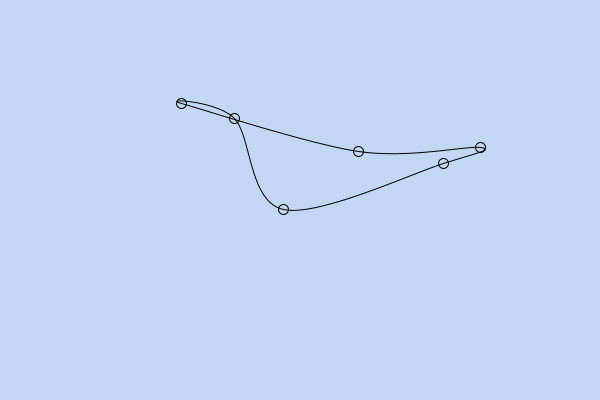
Frame 1 (no input)
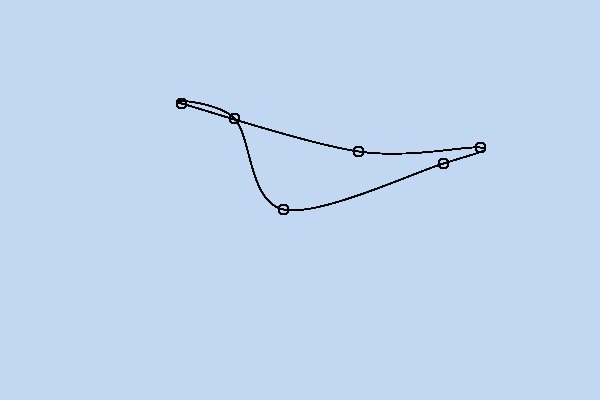
Frame 60 (the mouse pressed at the canvas centre just before this capture)
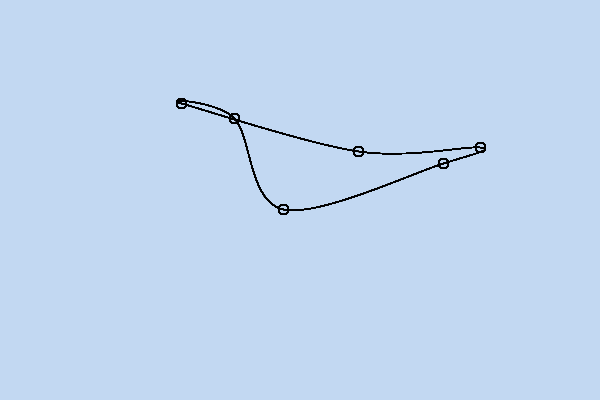
Frame 120 (the mouse held since frame 60 and released just before this capture)

The Processing sketch that drew these frames (run headless with seeded random() and noise(); from frame 60 on, the mouse is pressed at the canvas centre):

// Processing sketch: bigcurve5
// ── bigcurve5.pde
int NumPoints = 6;
float [] Xp;
float [] Yp;

void setup() {
   size(600, 400);
   background(194, 216, 242);
   noFill();
   Xp = new float[NumPoints];
   Yp = new float[NumPoints];
   for (int i=0; i<NumPoints; i++) {
      Xp[i] = random(100, 500);
      Yp[i] = random(100, 300);
   }
}

void draw() {
   for (int i=0; i<NumPoints; i++) {
      ellipse(Xp[i], Yp[i], 10, 10);
   }
   for (int i=0; i<NumPoints; i++) {
      beginShape();
      for (int j=0; j<4; j++) {
         int p = (i+j)%NumPoints;
         curveVertex(Xp[p], Yp[p]);
         }
      endShape();
   }
}
